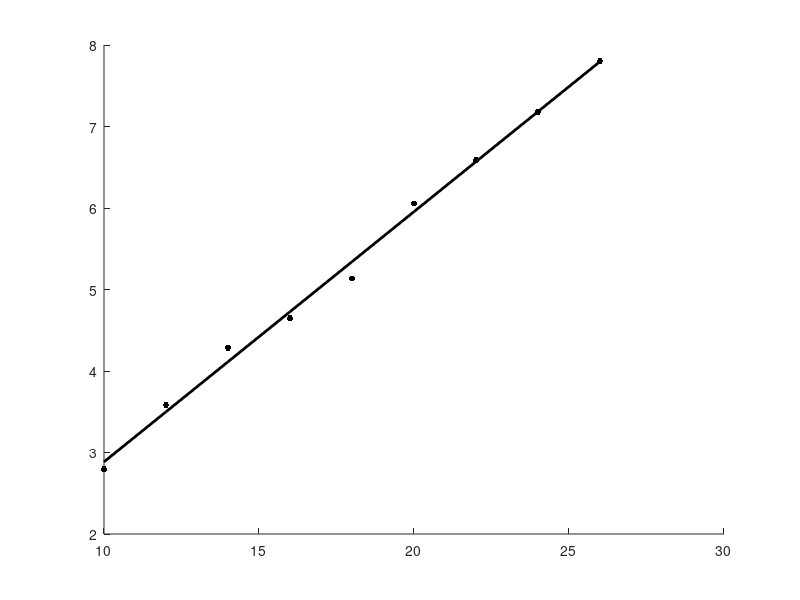

Here is the MATLAB script that generated this plot:
u =(10:2:26);
i =[0.065 0.081 0.099 0.117 0.137 0.156 0.177 0.200 0.220];
v1=[2.795 3.582 4.286 4.648 5.133 6.056 6.587 7.180 7.803];
r=0.5*103.84*10^(-3);
s=pi*r*r;
rho=1.185;
p0=u.*i
p1=0.5.*rho.*s.*(v1.^3)
ita=p1./p0

uv=scatter(u, v1, 200, 'k', '.');
hold on;


M=[u' ones(9,1)];
k=M\(v1');
v1pre=(M*k)';

plot(u, v1pre, '-k', 'LineWidth', 2);
